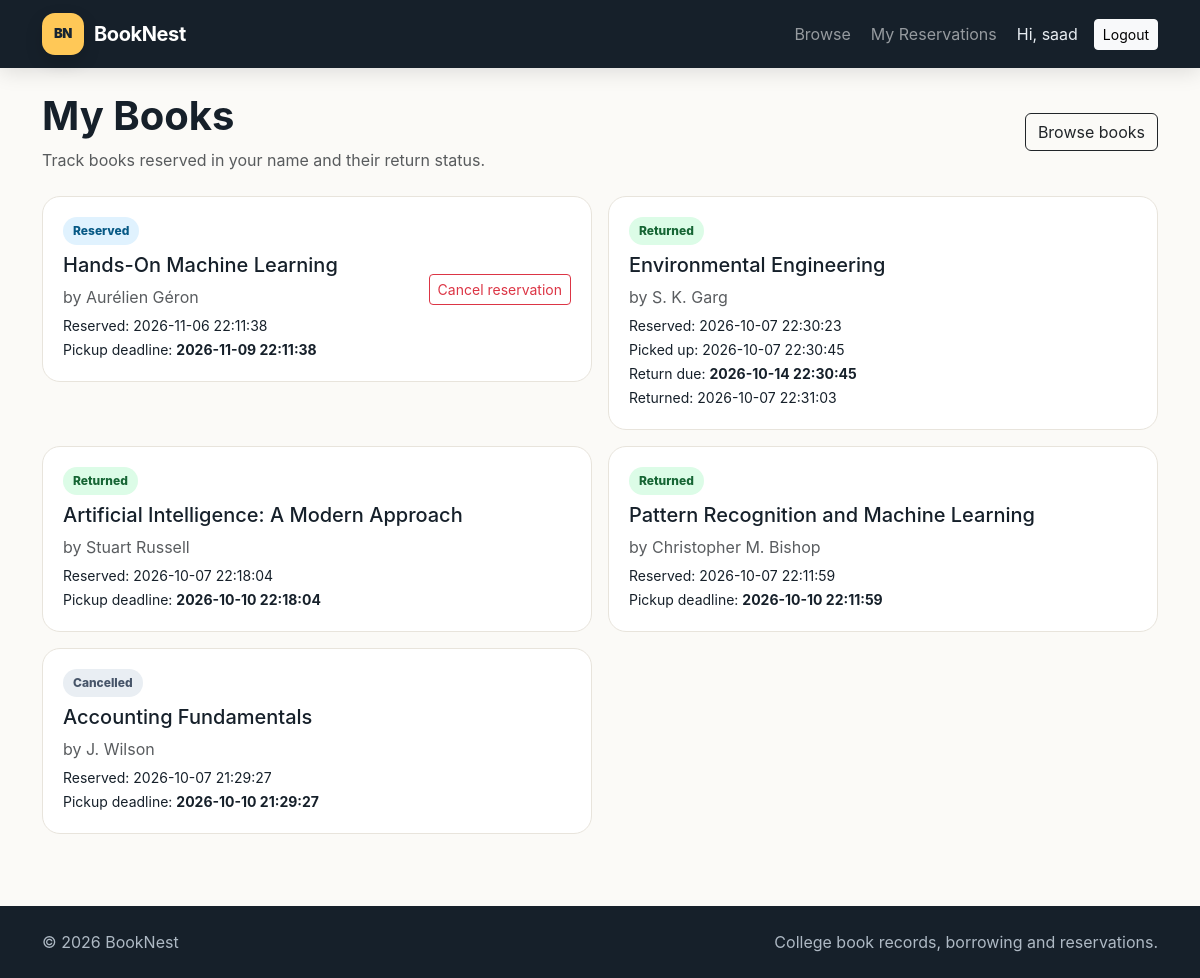
Screenshot of /reservations (signed in) with the database file from the repository.
### tables this page shows
CREATE TABLE reservations (
        id INTEGER PRIMARY KEY AUTOINCREMENT,
        user_id INTEGER NOT NULL,
        book_id INTEGER NOT NULL,
        reserved_at TEXT NOT NULL,
        pickup_deadline TEXT NOT NULL,
        status TEXT NOT NULL DEFAULT 'Reserved', borrowed_at TEXT, return_due_at TEXT, returned_at TEXT,
        FOREIGN KEY(user_id) REFERENCES users(id) ON DELETE CASCADE,
        FOREIGN KEY(book_id) REFERENCES books(id) ON DELETE CASCADE
    );

CREATE TABLE books (
        id INTEGER PRIMARY KEY AUTOINCREMENT,
        title TEXT NOT NULL,
        author TEXT NOT NULL,
        isbn TEXT UNIQUE,
        description TEXT DEFAULT '',
        cover_url TEXT DEFAULT '',
        total_copies INTEGER NOT NULL DEFAULT 1,
        available_copies INTEGER NOT NULL DEFAULT 1,
        subject_id INTEGER,
        created_at TEXT NOT NULL,
        FOREIGN KEY(subject_id) REFERENCES subjects(id) ON DELETE SET NULL
    );

### app.py (the view)
@app.route("/reservations")
@login_required
def my_reservations():
    conn = get_db()
    rows = conn.execute("""SELECT r.*, b.title, b.author, b.cover_url
                           FROM reservations r JOIN books b ON b.id=r.book_id
                           WHERE r.user_id=? ORDER BY r.reserved_at DESC""",
                        (session["user_id"],)).fetchall()
    conn.close()
    return render_template("reservations.html", reservations=reservation_view_rows(rows))

### app.py (called while the page is built)
def get_db():
    conn = sqlite3.connect(DB_PATH)
    conn.row_factory = sqlite3.Row
    conn.execute("PRAGMA foreign_keys = ON")
    return conn

def login_required(fn):
    @wraps(fn)
    def wrapper(*args, **kwargs):
        if "user_id" not in session:
            flash("Please log in to continue.", "warning")
            return redirect(url_for("login"))
        return fn(*args, **kwargs)
    return wrapper

@app.context_processor
def inject_globals():
    return {"year": datetime.now().year}

### templates/reservations.html (shortened to what this page needs)
{% extends "base.html" %}
{% block content %}
<div class="d-flex justify-content-between align-items-center mb-4"><div><h1 class="fw-bold">My Books</h1><p class="text-muted mb-0">Track books reserved in your name and their return status.</p></div><a class="btn btn-outline-dark" href="{{ url_for('index') }}">Browse books</a></div>
<div class="row g-3">
{% for r in reservations %}
<div class="col-lg-6">
  <div class="reservation-card {% if r.is_overdue %}is-overdue{% elif r.is_due_today %}is-due-today{% endif %}">
    <div class="reservation-card-copy">
      <span class="reservation-status status-{{ r.status_class }}">{{ r.display_status }}</span>
      <h5 class="mt-2">{{ r.title }}</h5>
      <p class="text-muted mb-1">by {{ r.author or 'Unknown author' }}</p>
      <small>
        Reserved: {{ r.reserved_at|replace('T',' ') }}
        {% if r.borrowed_at %}<br>Picked up: {{ r.borrowed_at|replace('T',' ') }}{% endif %}
        <br>{{ r.deadline_label }}: <strong>{{ r.deadline_at|replace('T',' ') }}</strong>
        {% if r.returned_at %}<br>Returned: {{ r.returned_at|replace('T',' ') }}{% endif %}
      </small>
    </div>
    {% if r.status == 'Reserved' %}<form method="post" action="{{ url_for('cancel_reservation', reservation_id=r.id) }}"><button class="btn btn-outline-danger btn-sm">Cancel reservation</button></form>{% endif %}
  </div>
</div>
{% else %}<div class="col-12"><div class="empty-state">You have no reservations yet.</div></div>{% endfor %}
</div>
{% endblock %}

### templates/base.html (shortened to what this page needs)
<!doctype html>
<html lang="en">
<head>
  <link href="https://cdn.jsdelivr.net/npm/bootstrap@5.3.3/dist/css/bootstrap.min.css" rel="stylesheet">
  <link rel="stylesheet" href="{{ url_for('static', filename='css/style.css') }}">
</head>
<body>
<nav class="navbar navbar-expand-lg navbar-dark nav-glass sticky-top">
  <div class="container d-flex flex-wrap gap-2">
    <a class="navbar-brand fw-bold" href="{{ url_for('index') }}"><span class="brand-mark">BN</span><span>BookNest</span></a>
    <div class="ms-auto">
      <ul class="navbar-nav flex-row flex-wrap align-items-center gap-1">
        <li class="nav-item"><a class="nav-link" href="{{ url_for('index') }}">Browse</a></li>
        {% if session.get('user_id') %}
          <li class="nav-item"><a class="nav-link" href="{{ url_for('my_reservations') }}">My Reservations</a></li>
          <li class="nav-item"><span class="nav-link user-pill">Hi, {{ session.get('name') }}</span></li>
          <li class="nav-item"><a class="btn btn-light btn-sm ms-1" href="{{ url_for('logout') }}">Logout</a></li>
        {% else %}
          <li class="nav-item"><a class="nav-link" href="{{ url_for('login') }}">Login</a></li>
          <li class="nav-item"><a class="btn btn-warning btn-sm ms-1" href="{{ url_for('register') }}">Create account</a></li>
        {% endif %}
      </ul>
    </div>
  </div>
</nav>
<main class="{% block main_class %}container py-4{% endblock %}">
  {% block content %}{% endblock %}
</main>
<footer class="footer mt-5">
  <div class="container py-4 d-flex justify-content-between flex-wrap gap-2">
    <span>© {{ year }} BookNest</span>
    <span>College book records, borrowing and reservations.</span>
  </div>
</footer>
</body>
</html>

### static/css/style.css (style rules this page uses)
:root { --ink:#16202a; --muted:#697586; --cream:#f6f3ed; --gold:#ffc857; --line:#e8e4dc; --blue:#315bff; }
body { background:#fbfaf7; color:var(--ink); font-family:Inter,system-ui,-apple-system,BlinkMacSystemFont,"Segoe UI",sans-serif; }
.nav-glass { background:#16202a; box-shadow:0 4px 20px rgba(0,0,0,.12); }
.navbar-brand { display:inline-flex; align-items:center; gap:10px; letter-spacing:-.4px; }
.brand-mark { flex:0 0 auto; display:inline-grid; place-items:center; width:42px; height:42px; border-radius:13px; color:#172432; background:var(--gold); font-size:.82rem; font-weight:900; letter-spacing:-.04em; box-shadow:0 7px 18px rgba(0,0,0,.14); }
.user-pill { color:#e8edf2 !important; }
.reservation-card { position:relative; background:#fff; border:1px solid var(--line); border-radius:18px; padding:20px; display:flex; justify-content:space-between; gap:15px; align-items:center; }
.reservation-card-copy { min-width:0; }
.reservation-status { display:inline-flex; align-items:center; padding:5px 10px; border-radius:999px; font-size:.75rem; font-weight:800; }
.status-info { color:#075985; background:#e0f2fe; }
.status-success { color:#166534; background:#dcfce7; }
.status-secondary { color:#475569; background:#e9eef3; }
.footer { background:#16202a; color:#aeb9c4; }
a { color:#4b5f73; }

### rows the page displays
reservations: display_status "Reserved", title "Hands-On Machine Learning", author "Aurélien Géron", reserved_at "2026-11-06 22:11:38", deadline_label "Pickup deadline", deadline_at "2026-11-09 22:11:38"
reservations: display_status "Returned", title "Environmental Engineering", author "S. K. Garg", reserved_at "2026-10-07 22:30:23", borrowed_at "2026-10-07 22:30:45", deadline_label "Return due", deadline_at "2026-10-14 22:30:45", returned_at "2026-10-07 22:31:03"
reservations: display_status "Returned", title "Artificial Intelligence: A Modern Approach", author "Stuart Russell", reserved_at "2026-10-07 22:18:04", deadline_label "Pickup deadline", deadline_at "2026-10-10 22:18:04"
reservations: display_status "Returned", title "Pattern Recognition and Machine Learning", author "Christopher M. Bishop", reserved_at "2026-10-07 22:11:59", deadline_label "Pickup deadline", deadline_at "2026-10-10 22:11:59"
reservations: display_status "Cancelled", title "Accounting Fundamentals", author "J. Wilson", reserved_at "2026-10-07 21:29:27", deadline_label "Pickup deadline", deadline_at "2026-10-10 21:29:27"

### other values shown
{{ session.get('name') }} "saad"
